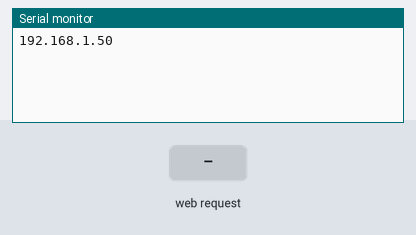
The sketch below on a simulated ESP8266 (NodeMCU). Shown: the last lines printed to the serial monitor. The inputs (shaded band) are chosen by the test bench. WiFi joins after 1.5 s; servers stay silent unless stated.

Above: at 2.7 s.
2.8 s: HTTP request GET / received
At 3.8 s:
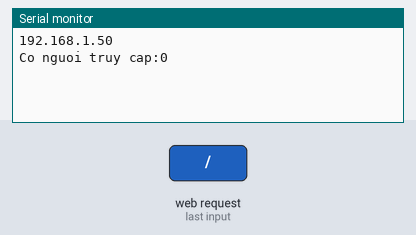
4.3 s: HTTP request GET /online received
At 5.0 s:
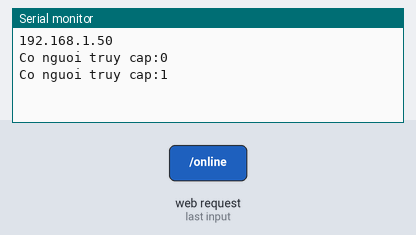

The sketch:

ESP_TEST_WEB.ino
```cpp
#include <ESP8266WiFi.h>
#include <ESP8266WebServer.h>

ESP8266WebServer sv(80);
int count = 0;
void setup() {
  // put your setup code here, to run once:
  WiFi.mode(WIFI_AP_STA);
  WiFi.softAP("dong tran", "dongtam09");
  WiFi.begin("ANHHA4_plus", "12356789DEF");
  while (WiFi.waitForConnectResult() != WL_CONNECTED)
    delay(100);
  Serial.begin(115200);
  //lệnh xem dia chi ip cua esp truy cập vào wifi
  Serial.println(WiFi.localIP());
  //dap ung loi goi: sv.on("/",HTTP_POST/HTTP/GET,[]{....
  sv.on("/",[]{
      Serial.println(String("Co nguoi truy cap:") + count++);
      //connected
      sv.send(200,"text/plain","xin chao Dong");
  });

  sv.on("/online",[]{
      Serial.println(String("Co nguoi truy cap:") + count++);
      //connected
      sv.send(200,"text/plain",String("so nguoi truy cap:") + count);
  });


  //begin server
  sv.begin();
}

void loop() {
  // put your main code here, to run repeatedly:

  //ham duy tri su song server
  sv.handleClient();
}
```

Measured:
- after the input at 2.8 s, the serial monitor: prints a new line at once (image 1)
- after the input at 4.3 s, the serial monitor: prints a new line at once (image 2)
